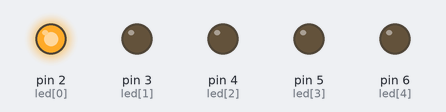
This sketch was run on a simulated Arduino Uno, built with avr-gcc and run on an emulated ATmega328P. Parts: output pins drawn as LEDs (lit = HIGH).

Above: at 0.2 s.
At 2.2 s:
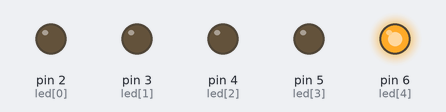
At 4.2 s:
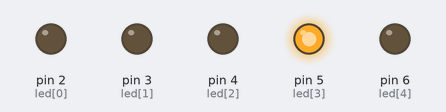
At 5.2 s:
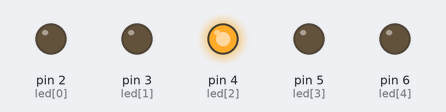
At 6.2 s:
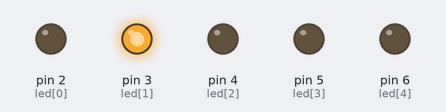
At 9.7 s:
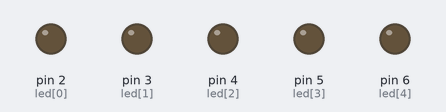
Timing chart, 0 to 10.4 s (numbered marks = the images above):
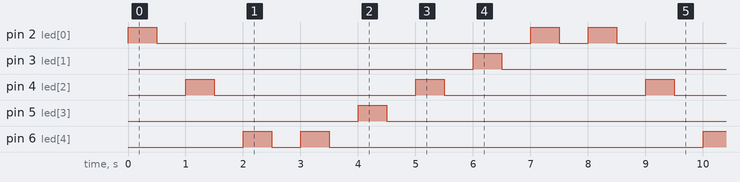

The sketch:

lab1a.ino
```cpp
int led[] = {2, 3, 4, 5, 6};

void setup() {
  for (int i = 0; i < 5; i++) {
    pinMode(led[i], OUTPUT);
  }
}

void loop() {
  for (int i = 0; i < 5; i+=2) {

    digitalWrite(led[i], HIGH);
    delay(500);
    digitalWrite(led[i], LOW);
    delay(500);
  }
  for (int i = 4; i >=0; i--) {
    digitalWrite(led[i], HIGH);
   delay(500);
    digitalWrite(led[i], LOW);
    delay(500);
  }

}
```

Measured:
- by itself, pin 2 (led[0]): repeats every 8.0 s: LOW 6.5 s, HIGH 0.50 s, LOW 0.50 s, HIGH 0.50 s
- by itself, pin 3 (led[1]), pin 5 (led[3]): alternates HIGH for 0.50 s and LOW for 7.5 s
- by itself, pin 4 (led[2]): alternates HIGH for 0.50 s and LOW for 3.5 s
- by itself, pin 6 (led[4]): repeats every 8.0 s: LOW 0.50 s, HIGH 0.50 s, LOW 6.5 s, HIGH 0.50 s
